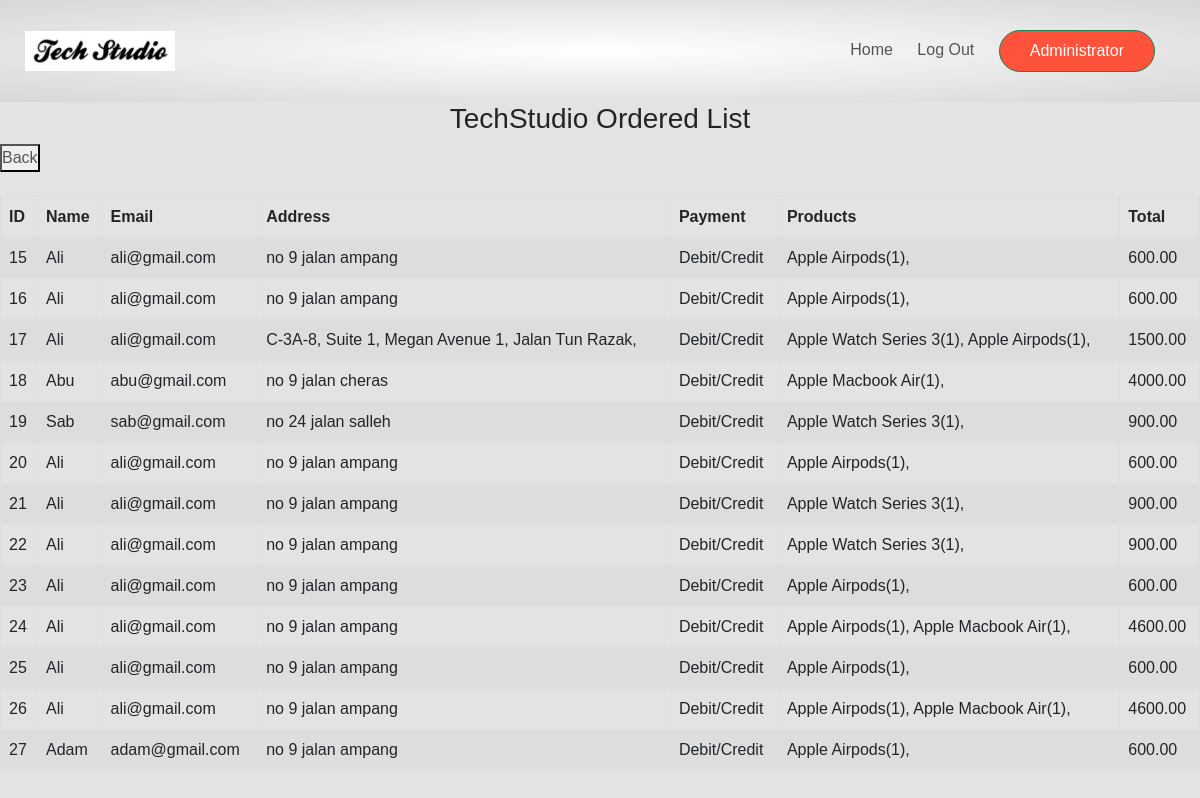
Page /adminordered.php on the committed database.
### tables this page shows
CREATE TABLE `orders` (
  `id` int(10) UNSIGNED NOT NULL,
  `name` varchar(60) NOT NULL,
  `email` varchar(50) DEFAULT NULL,
  `address` varchar(255) NOT NULL,
  `payment` varchar(50) NOT NULL,
  `products` varchar(255) DEFAULT NULL,
  `total` decimal(10,2) DEFAULT NULL
);

### adminordered.php (the view, shortened to what this page needs)
<?php
require_once('db_con.php');
$sql = "SELECT * FROM orders;";
$result = $conn->query($sql);
?>
<!DOCTYPE html>
<html>
<head>
</head>
<body>
<h3 align="center">TechStudio Ordered List </h3>
<table>
  <tr>
    <th>ID</th>
    <th>Name</th>
    <th>Email</th>
    <th>Address</th>
    <th>Payment</th>
    <th>Products</th>
    <th>Total</th>
  </tr>
    <?php
  foreach ($result as $results) {
    echo '<tr><td>' . $results['id'] . '</td>
    <td>' . $results['name'] . '</td>
    <td>' . $results['email'] . '</td>
    <td>' . $results['address'] . '</td>
    <td>' . $results['payment'] . '</td>
    <td>' . $results['products'] . '</td>
    <td>' . $results['total'] . '</td></tr>';
  }
  echo '<button><a href="adminmanage.php">Back</button><br><br>';
  ?>
</table>
</body>
</html>

### css/pstyle.css (style rules this page uses)
* { margin: 0; padding: 0; box-sizing: 0; }
body { font-family: 'Poppins', sans-serif; background-color: #E4E3E3; }
.navbar { display: flex; align-items: center; padding: 0px; }
nav { flex: 1; text-align: right; }
nav ul { display: inline-block; list-style-type: none; margin-bottom:0; }
nav ul li { display: inline-block; margin-right: 20px; }
a { text-decoration: none; color: #555; }
.container { max-width: 1300px; margin: auto; padding-left: 25px; padding-right: 25px; }
.btn { display: inline-block; background: #ff523b; color: #fff; padding: 8px 30px; margin: 30px 0; border-radius: 30px; transition: background 0.5s; }
.header { background: radial-gradient(#fff, rgb(216, 215, 215)); }

### adminordered.php (style rules this page uses)
table { font-family: arial, sans-serif; border-collapse: collapse; width: 100%; }
td, th { border: 1px solid #dddddd; text-align: left; padding: 8px; }
tr:nth-child(even) { background-color: #dddddd; }

### rows in the picture
orders: id "15", name "Ali", email "ali@gmail.com", address "no 9 jalan ampang", payment "Debit/Credit", products "Apple Airpods(1),", total "600.00"
orders: id "16", name "Ali", email "ali@gmail.com", address "no 9 jalan ampang", payment "Debit/Credit", products "Apple Airpods(1),", total "600.00"
orders: id "17", name "Ali", email "ali@gmail.com", address "C-3A-8, Suite 1, Megan Avenue 1, Jalan Tun Razak,", payment "Debit/Credit", products "Apple Watch Series 3(1), Apple Airpods(1),", total "1500.00"
orders: id "18", name "Abu", email "abu@gmail.com", address "no 9 jalan cheras", payment "Debit/Credit", products "Apple Macbook Air(1),", total "4000.00"
orders: id "19", name "Sab", email "sab@gmail.com", address "no 24 jalan salleh", payment "Debit/Credit", products "Apple Watch Series 3(1),", total "900.00"
orders: id "20", name "Ali", email "ali@gmail.com", address "no 9 jalan ampang", payment "Debit/Credit", products "Apple Airpods(1),", total "600.00"
orders: id "21", name "Ali", email "ali@gmail.com", address "no 9 jalan ampang", payment "Debit/Credit", products "Apple Watch Series 3(1),", total "900.00"
orders: id "22", name "Ali", email "ali@gmail.com", address "no 9 jalan ampang", payment "Debit/Credit", products "Apple Watch Series 3(1),", total "900.00"
orders: id "23", name "Ali", email "ali@gmail.com", address "no 9 jalan ampang", payment "Debit/Credit", products "Apple Airpods(1),", total "600.00"
orders: id "24", name "Ali", email "ali@gmail.com", address "no 9 jalan ampang", payment "Debit/Credit", products "Apple Airpods(1), Apple Macbook Air(1),", total "4600.00"
orders: id "25", name "Ali", email "ali@gmail.com", address "no 9 jalan ampang", payment "Debit/Credit", products "Apple Airpods(1),", total "600.00"
orders: id "26", name "Ali", email "ali@gmail.com", address "no 9 jalan ampang", payment "Debit/Credit", products "Apple Airpods(1), Apple Macbook Air(1),", total "4600.00"
orders: id "27", name "Adam", email "adam@gmail.com", address "no 9 jalan ampang", payment "Debit/Credit", products "Apple Airpods(1),", total "600.00"
